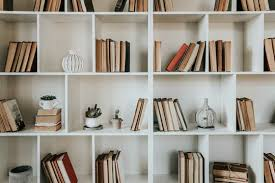
#> input picture Learning/Computer_Vision/Image_Processing/Image_Preprocessing/Shelf_Image_Preprocessing/input_images/shelves.jpg, 275 x 183 px; its folder holds only this picture in this run
$ python Shelf_Image_Preprocessing.py
#> lines starting #> are read from the running program, lines starting #| are printed output that depends on the picture
import os
import numpy as np
import cv2

# Load the images
input_images = "input_images"
output_images = "output_images"
os.makedirs(output_images, exist_ok=True)

def preprocess_image(image_path):
#> called with image_path = 'input_images/shelves.jpg'
    img=cv2.imread(image_path)
#> img is the input picture: shape (183, 275, 3); mean B, G, R 138.2, 148.8, 154.8
    if img is None:
        print(f"Error: Image not found at {image_path}")
        return None
    #resizing
    img_resized=cv2.resize(img,(224,224))
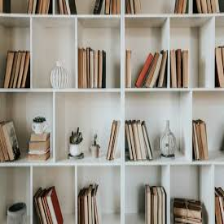
#> img_resized: shape (224, 224, 3); mean B, G, R 138.1, 148.7, 154.7

    #conversion
    img_gray=cv2.cvtColor(img_resized,cv2.COLOR_BGR2GRAY)
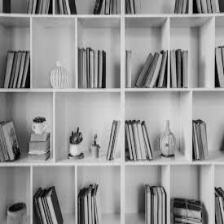
#> img_gray: shape (224, 224); min 0, max 226, mean 149.3

    #noise reduction
    img_denoised=cv2.GaussianBlur(img_gray,(3,3),0)
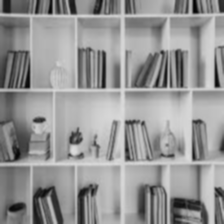
#> img_denoised: shape (224, 224); min 3, max 220, mean 149.3

    #contrast enhancement
    img_contrast=cv2.createCLAHE(clipLimit=2.0,tileGridSize=(8,8)).apply(img_denoised)
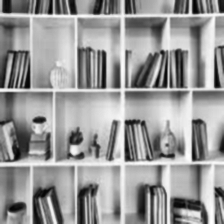
#> img_contrast: shape (224, 224); min 2, max 255, mean 152.5

    return img_contrast

def main():
    for filename in os.listdir(input_images):
        if filename.lower().endswith((".jpg",".jpeg",".png")):
            input_path=os.path.join(input_images,filename)
            output_path=os.path.join(output_images,filename)
            preprocessed_image=preprocess_image(input_path)
            if preprocessed_image is not None:
                cv2.imwrite(output_path,preprocessed_image)
                print(f"Processed and saved: {output_path}")

if __name__ == "__main__":
    main()
    print("All images have been processed and saved to the output_images directory.")
